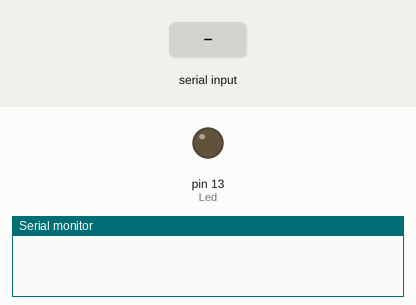
This sketch was run on a simulated Arduino Uno, built with avr-gcc and run on an emulated ATmega328P. Shown: output pins drawn as LEDs (lit = HIGH), the last lines printed to the serial monitor. The inputs (shaded band) are chosen by the test bench.

Above: at 1.2 s.
1.3 s: "0" received over the second serial link
At 1.8 s:
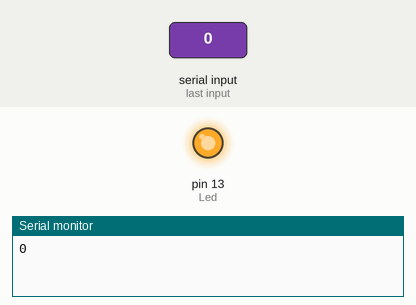
2.8 s: "1" received over the second serial link
At 4.1 s:
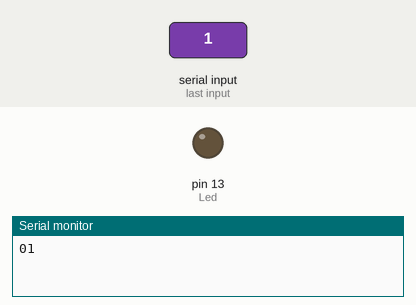
Timing chart, 0 to 5.8 s (numbered marks = the images above; inputs shaded):
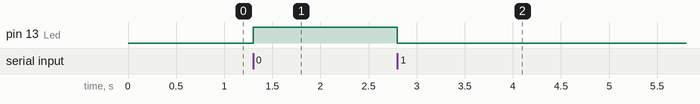

Measured:
- after the input at 1.3 s, pin 13 (Led): LOW → HIGH at once
- after the input at 2.8 s, pin 13 (Led): HIGH → LOW at once

The sketch:

RX_code_LED.ino
```cpp
#include <SoftwareSerial.h>
#define Led 13
char number;
SoftwareSerial softSerial(8,9);

void setup()
{
  softSerial.begin(9600);
  Serial.begin(9600);
  pinMode(Led,OUTPUT);
 //  softSerial.setTimeout(5);
   digitalWrite(Led,LOW);

}
void loop()
{
  if (softSerial.available())
  {number=softSerial.read();
  if (number=='0')
  {
  digitalWrite(Led,HIGH);
  }
  if (number=='1')
  {
  digitalWrite(Led,LOW);
 }
  Serial.print(number);
  }
}
```
